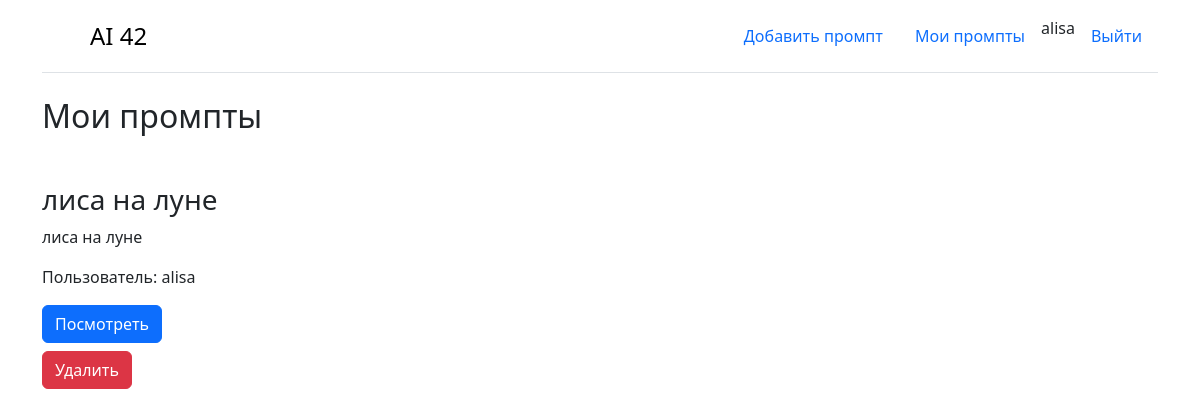
The app's page /prompts/my (signed in), older data.
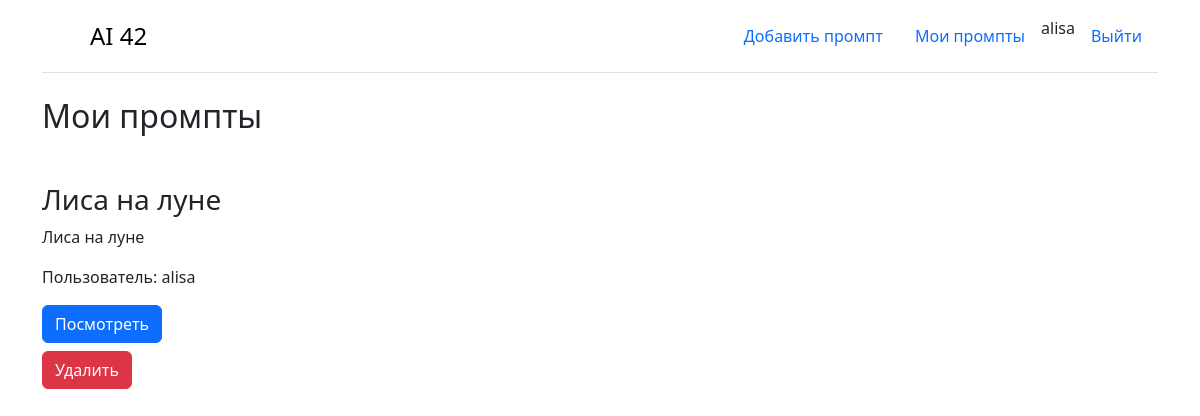
The same page, newer data.
### core/models.py (models this page shows, shortened)
class Prompt(models.Model):
    name = models.CharField(max_length=255, verbose_name='название промпта')
    text = models.TextField(verbose_name='описание промпта')
    created_at = models.DateTimeField(auto_now=True, verbose_name='дата создания')
    user = models.ForeignKey(User, verbose_name='пользователь', on_delete=models.CASCADE)
    class Meta:
        verbose_name = 'Промпт'
        verbose_name_plural = 'Промпты'

### core/views.py (the view)
# urls.py: path('prompts/my', my_prompts, name='my_prompts'),
@login_required
def my_prompts(request):
    user = request.user
    prompts = Prompt.objects.filter(user=user).order_by('-created_at')
    context = {'prompts': prompts}
    return render(request, 'my_prompts.html', context)

### templates/my_prompts.html (shortened to what this page needs)
{% extends 'base.html' %}
{% block content %}
<h2>Мои промпты</h2>
<div class="row mt-5">
    <div class="col-md-4">
        {% for prompt in prompts %}
        <div class="mb-4">
            <h3>{{ prompt.name }}</h3>
            <p>{{ prompt.text }}</p>
            <p>Пользователь: {{ prompt.user }}</p>
            <a class="btn btn-primary" href="{% url 'prompt_detail' prompt.id %}" role="button">Посмотреть</a>
            <form method="post" class="mt-2" action="{% url 'delete_prompt' prompt.id %}">
                <button class="btn btn-danger">Удалить</button>
            </form>
        </div>
        {% endfor %}
    </div>
    <div class="col-md-8"></div>
</div>
{% endblock %}

Row changes from the older to the newer data that the page shows:
changed Prompt "alisa": name "лиса на луне" → "Лиса на луне"; text "лиса на луне" → "Лиса на луне"
